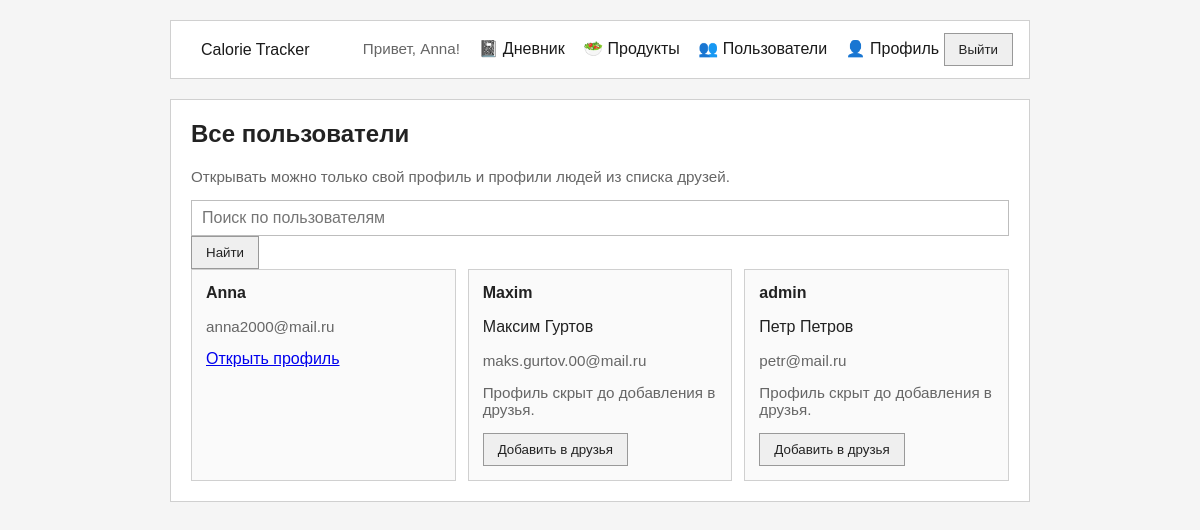
The app's page /users/ (signed in), older data.
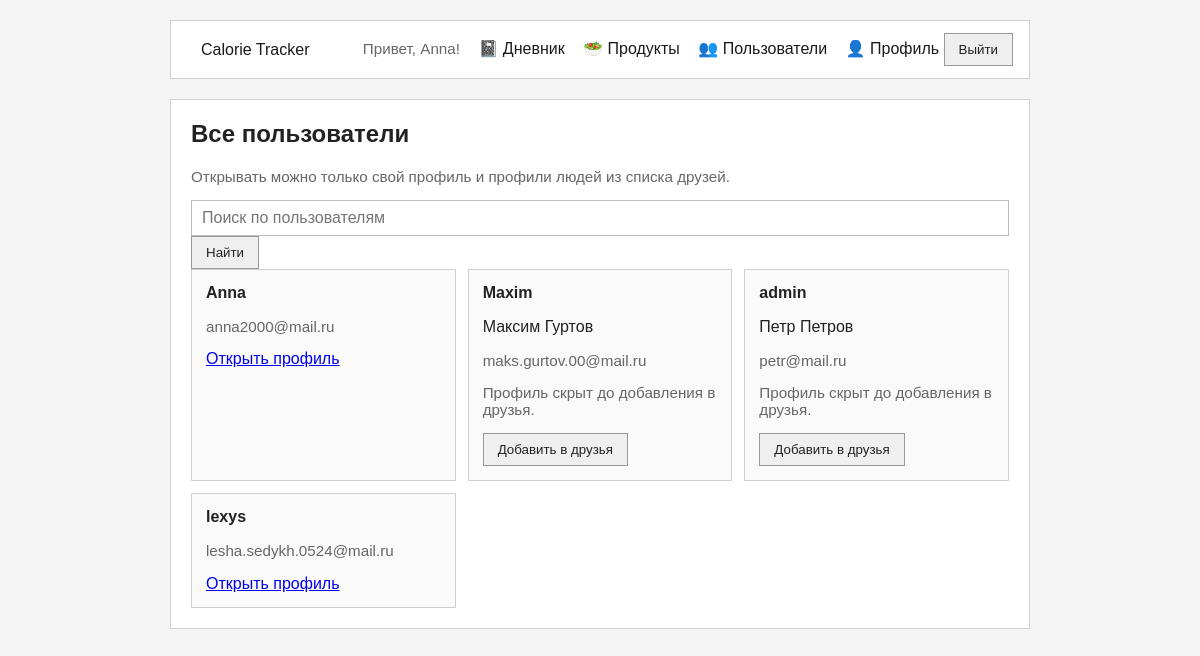
The same page, newer data.
### accounts/models.py (models this page shows, shortened)
class CustomUser(AbstractUser):
    first_name = models.CharField("Имя", max_length=150, blank=True)
    last_name = models.CharField("Фамилия", max_length=150, blank=True)
    email = models.EmailField("Электронная почта", unique=True)
    phone = models.CharField(
        "Телефон",
        max_length=20,
        unique=True,
        blank=True,
        null=True,
        validators=[
            RegexValidator(
                regex=r"^\+?[\d\s\-()]{7,20}$",
                message="Введите корректный номер телефона.",
            )
        ],
    )
    age = models.PositiveSmallIntegerField("Возраст", blank=True, null=True)
    height = models.PositiveSmallIntegerField("Рост, см", blank=True, null=True)
    weight = models.DecimalField("Вес, кг", max_digits=5, decimal_places=2, blank=True, null=True)
    friends = models.ManyToManyField("self", blank=True)

### accounts/views.py (the view, shortened to what this page needs)
# urls.py: path("users/", users_list_view, name="users_list"),
@login_required
def users_list_view(request):
    query = request.GET.get("q", "").strip()
    users = CustomUser.objects.all().order_by("username")
    friend_ids = set(request.user.friends.values_list("id", flat=True))
    context = {
        "users": users,
        "query": query,
        "friend_ids": friend_ids,
    }
    return render(request, "accounts/users_list.html", context)

### accounts/templates/accounts/users_list.html (shortened to what this page needs)
{% extends "base.html" %}
{% block content %}
<section class="card">
    <h1>Все пользователи</h1>
    <p class="muted">Открывать можно только свой профиль и профили людей из списка друзей.</p>
    <form method="get">
        <input type="text" name="q" value="{{ query }}" placeholder="Поиск по пользователям">
        <button type="submit">Найти</button>
    </form>
    <div class="grid">
        {% for listed_user in users %}
            <div class="user-card">
                <strong>{{ listed_user.username }}</strong>
                <p>{{ listed_user.first_name }} {{ listed_user.last_name }}</p>
                <p class="muted">{{ listed_user.email }}</p>
                {% if listed_user == user or listed_user.id in friend_ids %}
                    <a href="{% url 'accounts:profile_detail' listed_user.username %}">Открыть профиль</a>
                {% else %}
                    <p class="muted">Профиль скрыт до добавления в друзья.</p>
                    <form class="inline-form" method="post" action="{% url 'accounts:add_friend' listed_user.username %}">
                        <button type="submit">Добавить в друзья</button>
                    </form>
                {% endif %}
            </div>
        {% empty %}
            <p>Пользователи не найдены.</p>
        {% endfor %}
    </div>
</section>
{% endblock %}

### templates/base.html (shortened to what this page needs)
<!DOCTYPE html>
<html lang="ru">
<head>
</head>
<body>
    <div class="page">
        <nav class="nav">
            <strong><a href="{% url 'accounts:home' %}">Calorie Tracker</a></strong>
            <div>
                {% if user.is_authenticated %}
                    <span class="muted">Привет, {{ user.username }}!</span>
                    <a href="{% url 'diary:diary' %}">📓 Дневник</a>
                    <a href="{% url 'products:list' %}">🥗 Продукты</a>
                    <a href="{% url 'accounts:users_list' %}">👥 Пользователи</a>
                    <a href="{% url 'accounts:profile' %}">👤 Профиль</a>
                    <form class="inline-form" method="post" action="{% url 'accounts:logout' %}" style="display: inline;">
                        <button type="submit">Выйти</button>
                    </form>
                {% else %}
                    <a href="{% url 'accounts:login' %}">Войти</a>
                    <a href="{% url 'accounts:register' %}">Регистрация</a>
                    <a href="{% url 'accounts:password_reset' %}">Восстановить пароль</a>
                {% endif %}
            </div>
        </nav>
        {% block content %}{% endblock %}
    </div>
</body>
</html>

Row changes from the older to the newer data that the page shows:
added CustomUser: username "lexys", email "lesha.sedykh.0524@mail.ru", shows "Открыть профиль"
